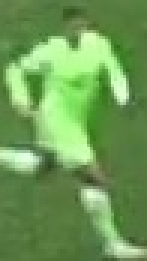
#> input picture output_videos/player_1.jpg, 49 x 87 px (shown 3 times larger)
$ jupyter execute color_assignment.ipynb
#> lines starting #> are read from the running program, lines starting #| are printed output that depends on the picture; after the words box and inside, x2 and y2 are one past the last pixel; in counts of white or black regions, pixels touching at a corner belong together
[cell 1]
import cv2
import matplotlib.pyplot as plt
import numpy as np
from sklearn.cluster import KMeans

[cell 2]
images_path = '../output_videos/player_1.jpg'
image = cv2.imread(images_path)
#> image is the input picture: shape (87, 49, 3); mean B, G, R 85.5, 154.3, 109.1
image = cv2.cvtColor(image, cv2.COLOR_BGR2RGB)

[cell 3]
plt.imshow(image)

[cell 4]
top_half_image = image[0: int(image.shape[0]/2),:]
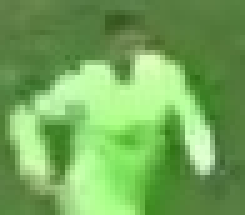
#> top_half_image: shape (43, 49, 3) (shown 5 times larger); mean R, G, B 115.5, 168.1, 90
plt.imshow(top_half_image)
plt.show()

cluster image into two clusters

[cell 5]
#reshape into 2d array
image_2d = top_half_image.reshape(-1, 3)
#> image_2d = 2107 rows, first 8: [99, 129, 75], [97, 127, 73], [95, 125, 71], [96, 126, 72], [100, 131, 74], [101, 132, 75], [103, 134, 75], [106, 137, 78]
# perform k-means clustering with 2 clusters
kmeans = KMeans(n_clusters=2, random_state=0).fit(image_2d)

#get cluster labels
labels = kmeans.labels_
#> labels = 2107 values, max 1 at index 0, min 0 at index 517, mean 0.65

#reshape labels back into the original image shape
clustered_image = labels.reshape(top_half_image.shape[0], top_half_image.shape[1])
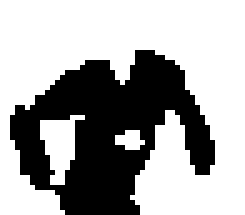
#> clustered_image: shape (43, 49) int32 (shown 5 times larger); values 0 (black) and 1 (white), 65% white; 1 black region, box (x1, y1, x2, y2) and area: (2, 10, 43, 43) 738

#display clustered image

plt.imshow(clustered_image)
plt.show()

[cell 6]
corner_clusters = [clustered_image[0,0], clustered_image[0,-1], clustered_image[-1,0], clustered_image[-1,-1]]
#> corner_clusters = [1, 1, 1, 1]
non_player_cluster = max(set(corner_clusters), key=corner_clusters.count)
#> non_player_cluster = 1
print('Non player cluster:', non_player_cluster)
#| Non player cluster: 1

[cell 7]
player_cluster = 1- non_player_cluster
#> player_cluster = 0
print('Player cluster:', player_cluster)
#| Player cluster: 0

[cell 8]
kmeans.cluster_centers_[player_cluster]
#> Out = [170.5, 236, 142.6]
